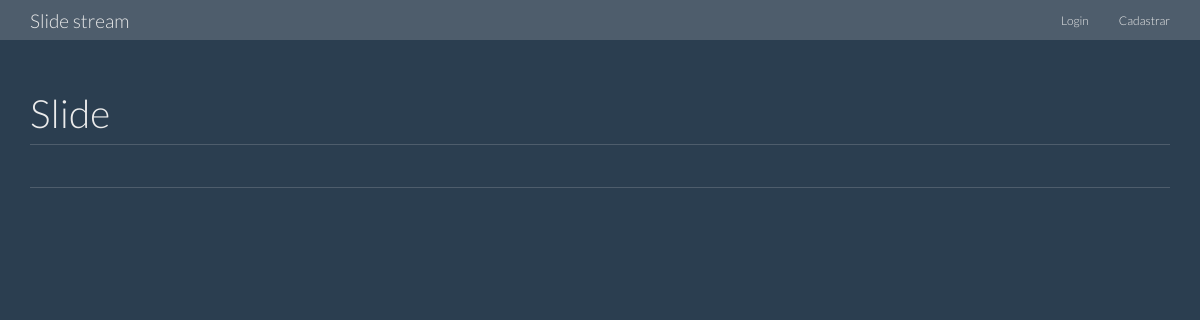
/slides/hugo12/, run on an earlier commit of the app's database.
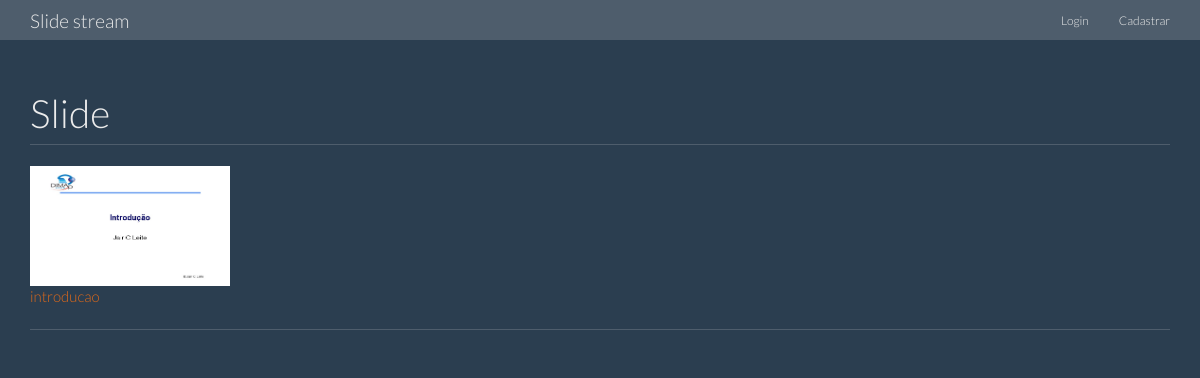
And on a later commit of the database.
### core/models.py (models this page shows, shortened)
class File(models.Model):
	titulo = models.CharField(max_length=30, unique=True)
	file = models.FileField(upload_to='photos')
	user = models.ForeignKey(User)

### core/views.py (the view)
# urls.py: url(r'^(?P<username>\w+)/$', 'showProfile', name='showProfile'),
def showProfile(request, username): #publico
	usuario = User.objects.get(username=username)
	if usuario:
		slides = usuario.file_set.all()
		context = {'slides': slides, 'user': usuario}
		template = "core/showProfile.html"
		return render(request, template, context)
	else:
		return HttpResponseRedirect("/")

### templates/core/showProfile.html (shortened to what this page needs)
{% extends "core/base.html" %}
{% block navbar %}
	<li>
        <a href="{% url 'auth:login' %}">Login</a>
    </li>
    <li>
    	<a href="/accounts/create">Cadastrar</a>
    </li>
{% endblock %}
{% block content %}
{% for x in slides %}
	<div class="col-md-3 portfolio-item">
		<a href="/slides/{{user.username}}/{{x.titulo}}">
		 <img id="slideImg" src="{{ STATIC_URL }}img/{{user.username}}/{{x.titulo}}/*-0.jpg"> </img>
		 {{x.titulo}}
		 </a>
	</div>
{% endfor %}
{% endblock %}

What changed in the data, as far as the page shows it:
added File: username (picture), titulo "introducao"
